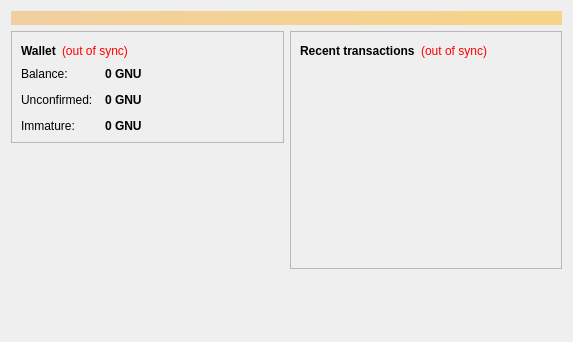
<?xml version="1.0" encoding="UTF-8"?>
<ui version="4.0">
 <class>OverviewPage</class>
 <widget class="QWidget" name="OverviewPage">
  <property name="geometry">
   <rect>
    <x>0</x>
    <y>0</y>
    <width>573</width>
    <height>342</height>
   </rect>
  </property>
  <property name="windowTitle">
   <string>Form</string>
  </property>
  <layout class="QVBoxLayout" name="topLayout">
   <item>
    <widget class="QLabel" name="labelAlerts">
     <property name="visible">
      <bool>false</bool>
     </property>
     <property name="styleSheet">
      <string notr="true">background-color: qlineargradient(x1: 0, y1: 0, x2: 1, y2: 0, stop:0 #F0D0A0, stop:1 #F8D488); color:#000000;</string>
     </property>
     <property name="wordWrap">
      <bool>true</bool>
     </property>
     <property name="margin">
      <number>3</number>
     </property>
    </widget>
   </item>
   <item>
    <layout class="QHBoxLayout" name="horizontalLayout" stretch="1,1">
     <item>
      <layout class="QVBoxLayout" name="verticalLayout_2">
       <item>
        <widget class="QFrame" name="frame">
         <property name="frameShape">
          <enum>QFrame::StyledPanel</enum>
         </property>
         <property name="frameShadow">
          <enum>QFrame::Raised</enum>
         </property>
         <layout class="QVBoxLayout" name="verticalLayout_4">
          <item>
           <layout class="QHBoxLayout" name="horizontalLayout_4">
            <item>
             <widget class="QLabel" name="label_5">
              <property name="font">
               <font>
                <weight>75</weight>
                <bold>true</bold>
               </font>
              </property>
              <property name="text">
               <string>Wallet</string>
              </property>
             </widget>
            </item>
            <item>
             <widget class="QLabel" name="labelWalletStatus">
              <property name="toolTip">
               <string>The displayed information may be out of date. Your wallet automatically synchronizes with the Gnuccoin network after a connection is established, but this process has not completed yet.</string>
              </property>
              <property name="styleSheet">
               <string notr="true">QLabel { color: red; }</string>
              </property>
              <property name="text">
               <string notr="true">(out of sync)</string>
              </property>
              <property name="alignment">
               <set>Qt::AlignLeading|Qt::AlignLeft|Qt::AlignVCenter</set>
              </property>
             </widget>
            </item>
            <item>
             <spacer name="horizontalSpacer_2">
              <property name="orientation">
               <enum>Qt::Horizontal</enum>
              </property>
              <property name="sizeHint" stdset="0">
               <size>
                <width>40</width>
                <height>20</height>
               </size>
              </property>
             </spacer>
            </item>
           </layout>
          </item>
          <item>
           <layout class="QFormLayout" name="formLayout_2">
            <property name="fieldGrowthPolicy">
             <enum>QFormLayout::AllNonFixedFieldsGrow</enum>
            </property>
            <property name="horizontalSpacing">
             <number>12</number>
            </property>
            <property name="verticalSpacing">
             <number>12</number>
            </property>
            <item row="0" column="0">
             <widget class="QLabel" name="label">
              <property name="text">
               <string>Balance:</string>
              </property>
             </widget>
            </item>
            <item row="0" column="1">
             <widget class="QLabel" name="labelBalance">
              <property name="font">
               <font>
                <weight>75</weight>
                <bold>true</bold>
               </font>
              </property>
              <property name="cursor">
               <cursorShape>IBeamCursor</cursorShape>
              </property>
              <property name="toolTip">
               <string>Your current balance</string>
              </property>
              <property name="text">
               <string notr="true">0 GNU</string>
              </property>
              <property name="textInteractionFlags">
               <set>Qt::LinksAccessibleByMouse|Qt::TextSelectableByKeyboard|Qt::TextSelectableByMouse</set>
              </property>
             </widget>
            </item>
            <item row="1" column="0">
             <widget class="QLabel" name="label_3">
              <property name="text">
               <string>Unconfirmed:</string>
              </property>
             </widget>
            </item>
            <item row="1" column="1">
             <widget class="QLabel" name="labelUnconfirmed">
              <property name="font">
               <font>
                <weight>75</weight>
                <bold>true</bold>
               </font>
              </property>
              <property name="cursor">
               <cursorShape>IBeamCursor</cursorShape>
              </property>
              <property name="toolTip">
               <string>Total of transactions that have yet to be confirmed, and do not yet count toward the current balance</string>
              </property>
              <property name="text">
               <string notr="true">0 GNU</string>
              </property>
              <property name="textInteractionFlags">
               <set>Qt::LinksAccessibleByMouse|Qt::TextSelectableByKeyboard|Qt::TextSelectableByMouse</set>
              </property>
             </widget>
            </item>
            <item row="2" column="0">
             <widget class="QLabel" name="labelImmatureText">
              <property name="text">
               <string>Immature:</string>
              </property>
             </widget>
            </item>
            <item row="2" column="1">
             <widget class="QLabel" name="labelImmature">
              <property name="font">
               <font>
                <weight>75</weight>
                <bold>true</bold>
               </font>
              </property>
              <property name="toolTip">
               <string>Mined balance that has not yet matured</string>
              </property>
              <property name="text">
               <string notr="true">0 GNU</string>
              </property>
              <property name="textInteractionFlags">
               <set>Qt::LinksAccessibleByMouse|Qt::TextSelectableByKeyboard|Qt::TextSelectableByMouse</set>
              </property>
             </widget>
            </item>
           </layout>
          </item>
         </layout>
        </widget>
       </item>
       <item>
        <spacer name="verticalSpacer">
         <property name="orientation">
          <enum>Qt::Vertical</enum>
         </property>
         <property name="sizeHint" stdset="0">
          <size>
           <width>20</width>
           <height>40</height>
          </size>
         </property>
        </spacer>
       </item>
      </layout>
     </item>
     <item>
      <layout class="QVBoxLayout" name="verticalLayout_3">
       <item>
        <widget class="QFrame" name="frame_2">
         <property name="frameShape">
          <enum>QFrame::StyledPanel</enum>
         </property>
         <property name="frameShadow">
          <enum>QFrame::Raised</enum>
         </property>
         <layout class="QVBoxLayout" name="verticalLayout">
          <item>
           <layout class="QHBoxLayout" name="horizontalLayout_2">
            <item>
             <widget class="QLabel" name="label_4">
              <property name="text">
               <string>&lt;b&gt;Recent transactions&lt;/b&gt;</string>
              </property>
             </widget>
            </item>
            <item>
             <widget class="QLabel" name="labelTransactionsStatus">
              <property name="toolTip">
               <string>The displayed information may be out of date. Your wallet automatically synchronizes with the Gnuccoin network after a connection is established, but this process has not completed yet.</string>
              </property>
              <property name="styleSheet">
               <string notr="true">QLabel { color: red; }</string>
              </property>
              <property name="text">
               <string notr="true">(out of sync)</string>
              </property>
              <property name="alignment">
               <set>Qt::AlignRight|Qt::AlignTrailing|Qt::AlignVCenter</set>
              </property>
             </widget>
            </item>
            <item>
             <spacer name="horizontalSpacer">
              <property name="orientation">
               <enum>Qt::Horizontal</enum>
              </property>
              <property name="sizeHint" stdset="0">
               <size>
                <width>40</width>
                <height>20</height>
               </size>
              </property>
             </spacer>
            </item>
           </layout>
          </item>
          <item>
           <widget class="QListView" name="listTransactions">
            <property name="styleSheet">
             <string notr="true">QListView { background: transparent; }</string>
            </property>
            <property name="frameShape">
             <enum>QFrame::NoFrame</enum>
            </property>
            <property name="verticalScrollBarPolicy">
             <enum>Qt::ScrollBarAlwaysOff</enum>
            </property>
            <property name="horizontalScrollBarPolicy">
             <enum>Qt::ScrollBarAlwaysOff</enum>
            </property>
            <property name="selectionMode">
             <enum>QAbstractItemView::NoSelection</enum>
            </property>
           </widget>
          </item>
         </layout>
        </widget>
       </item>
       <item>
        <spacer name="verticalSpacer_2">
         <property name="orientation">
          <enum>Qt::Vertical</enum>
         </property>
         <property name="sizeHint" stdset="0">
          <size>
           <width>20</width>
           <height>40</height>
          </size>
         </property>
        </spacer>
       </item>
      </layout>
     </item>
    </layout>
   </item>
  </layout>
 </widget>
 <resources/>
 <connections/>
</ui>
